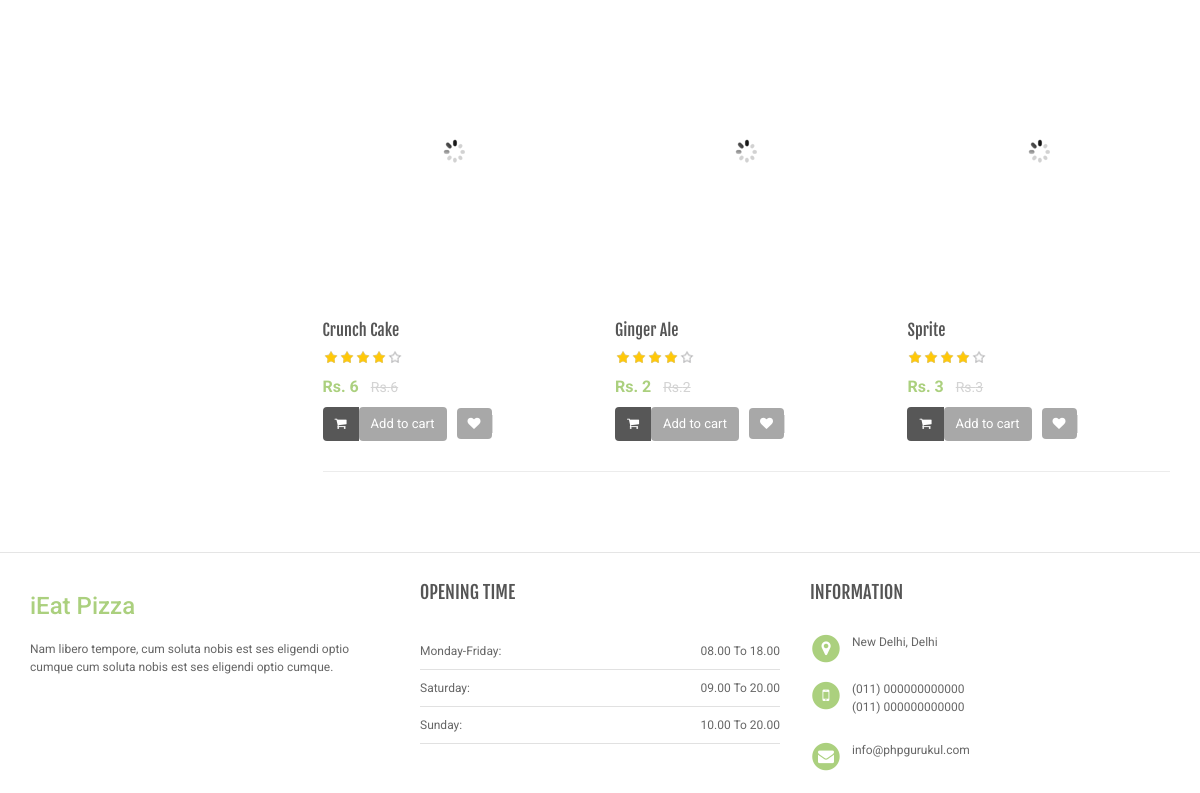
Page /search-result.php (lower part) on the earlier database version.
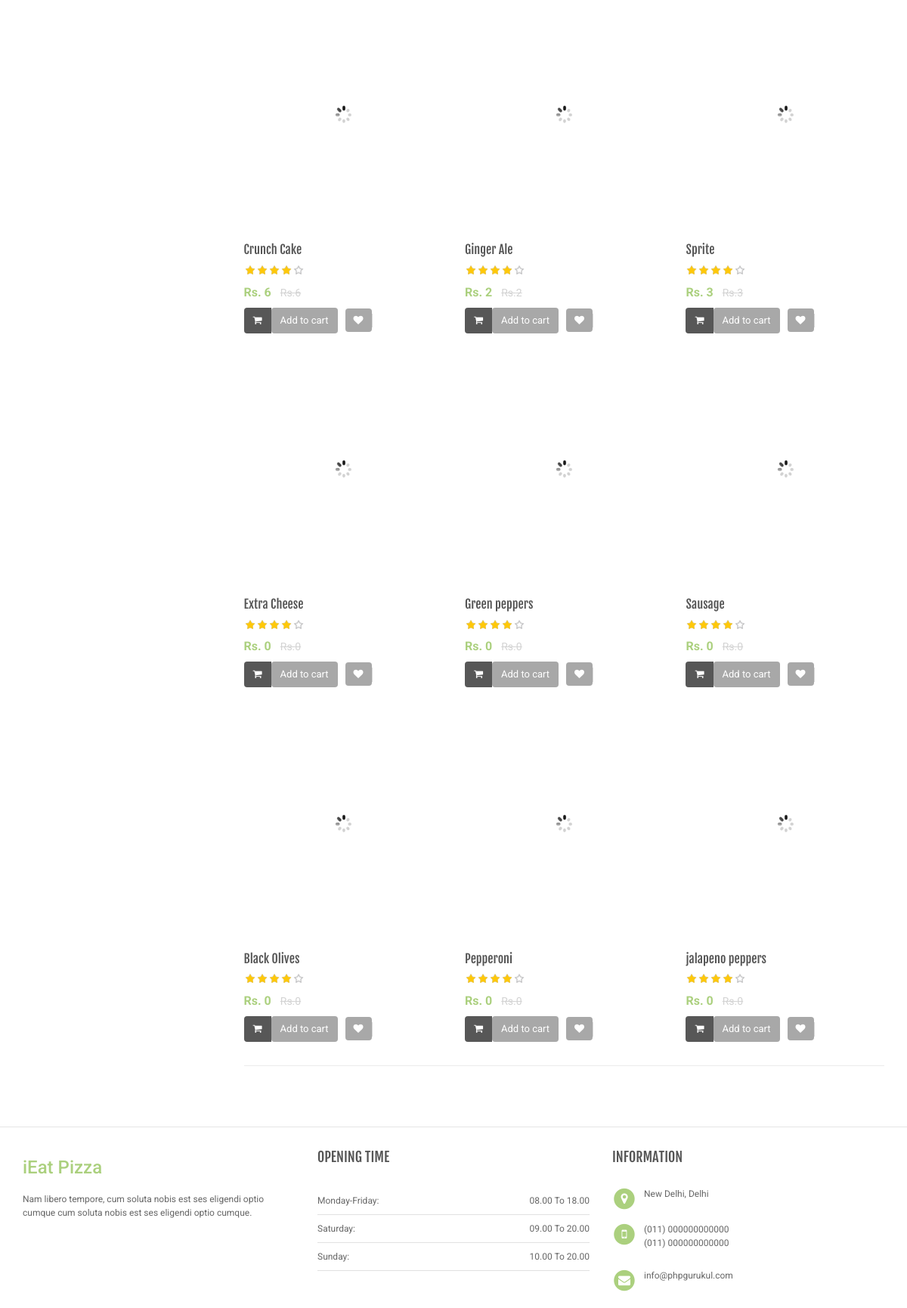
Same page on the later database version.
### tables this page shows
CREATE TABLE `products` (
  `id` int(11) NOT NULL,
  `category` int(11) NOT NULL,
  `subCategory` int(11) DEFAULT NULL,
  `productName` varchar(255) DEFAULT NULL,
  `productCompany` varchar(255) DEFAULT NULL,
  `productPrice` int(11) DEFAULT NULL,
  `productPriceBeforeDiscount` int(11) DEFAULT NULL,
  `productDescription` longtext,
  `productImage1` varchar(255) DEFAULT NULL,
  `productImage2` varchar(255) DEFAULT NULL,
  `productImage3` varchar(255) DEFAULT NULL,
  `shippingCharge` int(11) DEFAULT NULL,
  `productAvailability` varchar(255) DEFAULT NULL,
  `postingDate` timestamp NULL DEFAULT CURRENT_TIMESTAMP,
  `updationDate` varchar(255) DEFAULT NULL
);

### search-result.php (the view, shortened to what this page needs)
<?php
include('includes/config.php');
$find="%{$_POST['product']}%";
?>
<!DOCTYPE html>
<html lang="en">
	<head>
	    <link rel="stylesheet" href="assets/css/bootstrap.min.css">
	    <link rel="stylesheet" href="assets/css/main.css">
	    <link rel="stylesheet" href="assets/css/green.css">
	    <link rel="stylesheet" href="assets/css/owl.carousel.css">
		<link rel="stylesheet" href="assets/css/owl.transitions.css">
		<link href="assets/css/lightbox.css" rel="stylesheet">
		<link rel="stylesheet" href="assets/css/animate.min.css">
		<link rel="stylesheet" href="assets/css/rateit.css">
		<link rel="stylesheet" href="assets/css/bootstrap-select.min.css">
		<link rel="stylesheet" href="assets/css/config.css">
		<link href="assets/css/green.css" rel="alternate stylesheet" title="Green color">
		<link href="assets/css/blue.css" rel="alternate stylesheet" title="Blue color">
		<link href="assets/css/red.css" rel="alternate stylesheet" title="Red color">
		<link href="assets/css/orange.css" rel="alternate stylesheet" title="Orange color">
		<link href="assets/css/dark-green.css" rel="alternate stylesheet" title="Darkgreen color">
		<link rel="stylesheet" href="assets/css/font-awesome.min.css">
	</head>
    <body class="cnt-home">
<div class="body-content outer-top-xs">
	<div class='container'>
		<div class='row outer-bottom-sm'>
			<div class='col-md-9'>
				<div class="search-result-container">
					<div id="myTabContent" class="tab-content">
						<div class="tab-pane active " id="grid-container">
							<div class="category-product  inner-top-vs">
								<div class="row">
			<?php
$ret=mysqli_query($con,"select * from products where productName like '$find'");
$num=mysqli_num_rows($ret);
if($num>0)
{
while ($row=mysqli_fetch_array($ret))
{?>
		<div class="col-sm-6 col-md-4 wow fadeInUp">
			<div class="products">
	<div class="product">
		<div class="product-image">
			<div class="image">
				<a href="product-details.php?pid=<?php echo htmlentities($row['id']);?>"><img  src="assets/images/blank.gif" data-echo="admin/productimages/<?php echo htmlentities($row['id']);?>/<?php echo htmlentities($row['productImage1']);?>" alt="" width="200" height="300"></a>
			</div>
		</div>
		<div class="product-info text-left">
			<h3 class="name"><a href="product-details.php?pid=<?php echo htmlentities($row['id']);?>"><?php echo htmlentities($row['productName']);?></a></h3>
			<div class="rating rateit-small"></div>
			<div class="product-price">
				<span class="price">
					Rs. <?php echo htmlentities($row['productPrice']);?>			</span>
										     <span class="price-before-discount">Rs.<?php echo htmlentities($row['productPriceBeforeDiscount']);?></span>
			</div>
		</div>
					<div class="cart clearfix animate-effect">
				<div class="action">
					<ul class="list-unstyled">
						<li class="add-cart-button btn-group">
							<button class="btn btn-primary icon" data-toggle="dropdown" type="button">
								<i class="fa fa-shopping-cart"></i>
							</button>
							<a href="category.php?page=product&action=add&id=<?php echo $row['id']; ?>">
							<button class="btn btn-primary" type="button">Add to cart</button></a>
						</li>
		                <li class="lnk wishlist">
							<a class="add-to-cart" href="category.php?pid=<?php echo htmlentities($row['id'])?>&&action=wishlist" title="Wishlist">
								 <i class="icon fa fa-heart"></i>
							</a>
						</li>
					</ul>
				</div>
			</div>
			</div>
			</div>
		</div>
	  <?php } } else {?>
		<div class="col-sm-6 col-md-4 wow fadeInUp"> <h3>No Product Found</h3>
		</div>
<?php } ?>
										</div>
							</div>
						</div>
				</div>
			</div>
		</div></div>
</div>
</div>
<?php include('includes/footer.php');?>
</body>
</html>

### includes/footer.php
<footer id="footer" class="footer color-bg">
    <div class="links-social inner-top-sm">
        <div class="container">
            <div class="row">
                <div class="col-xs-12 col-sm-6 col-md-4">
                    <div class="contact-info">
                        <div class="footer-logo">
                            <div class="logo">
                                <a href="index.php">
                                    <h3>iEat Pizza</h3>
                                </a>
                            </div>
                        </div>
                        <div class="module-body m-t-20">
                            <p class="about-us"> Nam libero tempore, cum soluta nobis est ses eligendi optio cumque cum
                                soluta nobis est ses eligendi optio cumque.</p>
                        </div>
                    </div>
                </div>
                <div class="col-xs-12 col-sm-6 col-md-4">
                    <div class="contact-timing">
                        <div class="module-heading">
                            <h4 class="module-title">opening time</h4>
                        </div>
                        <div class="module-body outer-top-xs">
                            <div class="table-responsive">
                                <table class="table">
                                    <tbody>
                                    <tr>
                                        <td>Monday-Friday:</td>
                                        <td class="pull-right">08.00 To 18.00</td>
                                    </tr>
                                    <tr>
                                        <td>Saturday:</td>
                                        <td class="pull-right">09.00 To 20.00</td>
                                    </tr>
                                    <tr>
                                        <td>Sunday:</td>
                                        <td class="pull-right">10.00 To 20.00</td>
                                    </tr>
                                    </tbody>
                                </table>
                            </div>
                        </div>
                    </div>
                </div>
                <div class="col-xs-12 col-sm-6 col-md-4">
                    <div class="contact-information">
                        <div class="module-heading">
                            <h4 class="module-title">information</h4>
                        </div>
                        <div class="module-body outer-top-xs">
                            <ul class="toggle-footer" style="">
                                <li class="media">
                                    <div class="pull-left">
                     <span class="icon fa-stack fa-lg">
                      <i class="fa fa-circle fa-stack-2x"></i>
                      <i class="fa fa-map-marker fa-stack-1x fa-inverse"></i>
                    </span>
                                    </div>
                                    <div class="media-body">
                                        <p>New Delhi, Delhi</p>
                                    </div>
                                </li>
                                <li class="media">
                                    <div class="pull-left">
                     <span class="icon fa-stack fa-lg">
                      <i class="fa fa-circle fa-stack-2x"></i>
                      <i class="fa fa-mobile fa-stack-1x fa-inverse"></i>
                    </span>
                                    </div>
                                    <div class="media-body">
                                        <p>(011) 000000000000<br>(011) 000000000000</p>
                                    </div>
                                </li>
                                <li class="media">
                                    <div class="pull-left">
                     <span class="icon fa-stack fa-lg">
                      <i class="fa fa-circle fa-stack-2x"></i>
                      <i class="fa fa-envelope fa-stack-1x fa-inverse"></i>
                    </span>
                                    </div>
                                    <div class="media-body">
                                        <span><a href="#">info@phpgurukul.com</a></span>
                                    </div>
                                </li>
                            </ul>
                        </div>
                    </div>
                </div>
            </div>
        </div>
    </div>

### assets/css/green.css (style rules this page uses)
.product .product-info .product-price .price { color: #abd07e; }
.footer .contact-information .media .icon .fa-stack-2x { color: #abd07e; }

### assets/css/lightbox.css (style rules this page uses)
body:after { content: url(../images/close.png) url(../images/loading.gif) url(../images/prev.png) url(../images/next.png); display: none; }

### assets/css/rateit.css (style rules this page uses)
.rateit { display: -moz-inline-box; display: inline-block; position: relative; -webkit-user-select: none; -khtml-user-select: none; -moz-user-select: none; -o-user-select: none; -ms-user-select: none; user-select: none; -webkit-touch-callout: none; }

### assets/css/blue.css (style rules this page uses)
.product .product-info .product-price .price { color: #3498db; }
.footer .contact-information .media .icon .fa-stack-2x { color: #3498db; }

### assets/css/red.css (style rules this page uses)
.product .product-info .product-price .price { color: #ff6c6c; }
.footer .contact-information .media .icon .fa-stack-2x { color: #ff6c6c; }

### assets/css/orange.css (style rules this page uses)
.product .product-info .product-price .price { color: #f39c12; }
.footer .contact-information .media .icon .fa-stack-2x { color: #f39c12; }

### assets/css/dark-green.css (style rules this page uses)
.product .product-info .product-price .price { color: #12cca7; }
.footer .contact-information .media .icon .fa-stack-2x { color: #12cca7; }

Differences in the rows shown:
added products: productName "Extra Cheese", productPrice "0", productPriceBeforeDiscount "0"
added products: productName "Green peppers", productPrice "0", productPriceBeforeDiscount "0"
added products: productName "Sausage", productPrice "0", productPriceBeforeDiscount "0"
added products: productName "Black Olives", productPrice "0", productPriceBeforeDiscount "0"
added products: productName "Pepperoni", productPrice "0", productPriceBeforeDiscount "0"
added products: productName "jalapeno peppers", productPrice "0", productPriceBeforeDiscount "0"
